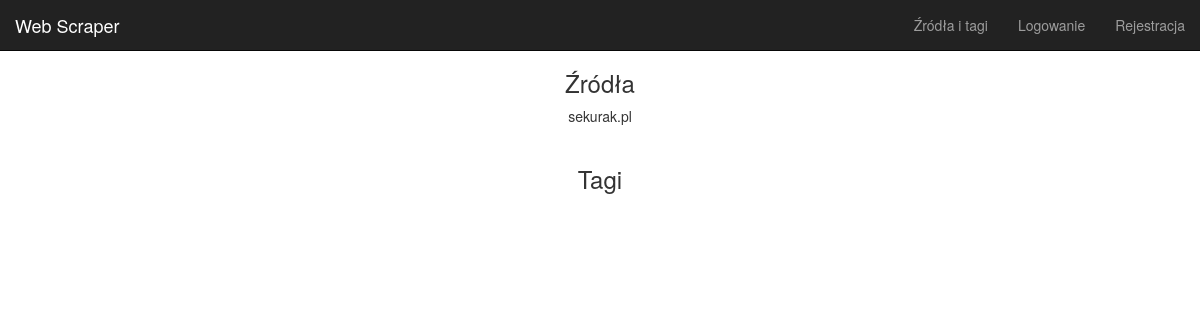
/list/, run on an earlier commit of the app's database.
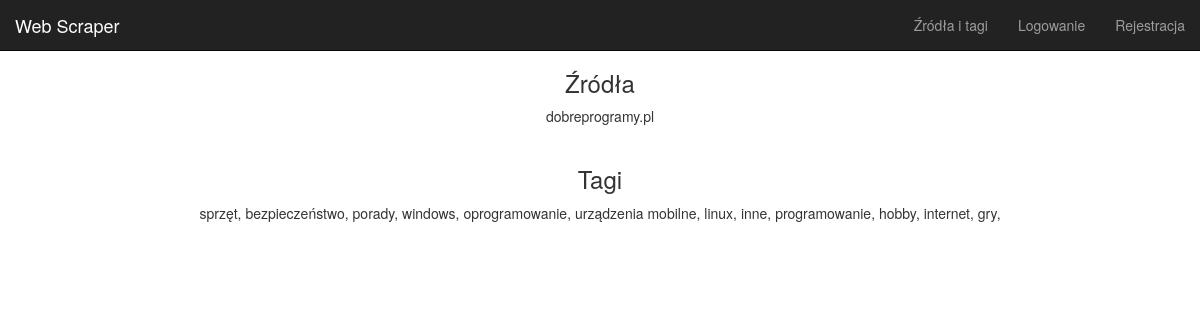
And on a later commit of the database.
### main_app/models.py (models this page shows)
class Sources(models.Model):
    name = models.CharField(max_length=50, unique=True)
    def __str__(self):
        return self.name
    class Meta:
        verbose_name_plural = "źródła"
        verbose_name = "źródło"

class Tags(models.Model):
    name = models.CharField(max_length=50, unique=True)
    def __str__(self):
        return self.name
    class Meta:
        verbose_name_plural = "tagi"
        verbose_name = "tag"

### main_app/views.py (the view)
# urls.py: url(r'^list/', views.sources_and_tags,name='sources_and_tags'),
def sources_and_tags(request):
    all_sources = Sources.objects.all()
    all_tags = Tags.objects.all()
    data = {
        "sources": all_sources,
        "tags": all_tags
    }
    return render(request, 'main_app/Sources_and_Tags.html', data)

### main_app/templates/main_app/Sources_and_Tags.html
{% extends 'main_app/base.html' %}
{% block sources_and_tags %}
    <h3>Źródła</h3>
    {% for source in sources %}
        {{ source }}<br/>
    {% endfor %}
    <br/>
    <h3>Tagi</h3>
    {% for tag in tags %}
        {{ tag }},
    {% endfor %}
{% endblock %}

### main_app/templates/main_app/base.html (shortened to what this page needs)
<!DOCTYPE html>
<html>
<head>
    {% load static %}
    <link rel="stylesheet" href="{% static 'base.css' %}" type="text/css">
    <link rel="stylesheet" href="https://maxcdn.bootstrapcdn.com/bootstrap/3.3.7/css/bootstrap.min.css">
</head>
<body>
    {% if not user.is_authenticated %}
        <nav class="navbar navbar-inverse navbar-fixed-top">
            <div class="container-fluid">
                <div class="navbar-header">
                    <a class="navbar-brand" href="{% url 'main_app:start_page' %}">Web Scraper</a>
                </div>
                <div id="navbar" class="navbar-collapse collapse">
                        <ul class="nav navbar-nav navbar-right">
                            <li><a href="{% url 'main_app:sources_and_tags' %}">Źródła i tagi</a></li>
                            <li data-toggle="modal" data-target="#login"><a href="#">Logowanie</a></li>
                            <li data-toggle="modal" data-target="#register"><a href="#">Rejestracja</a></li>
                        </ul>
                </div>
            </div>
        </nav>
    {% endif %}
{% block sources_and_tags %}
{% endblock %}
</body>
</html>

### main_app/static/base.css (style rules this page uses)
body { background-color:#071525; font-family: "Roboto", sans-serif; -webkit-font-smoothing: antialiased; -moz-osx-font-smoothing: grayscale; }
body, html { margin-top: 50px; height: 100%; width: 100%; padding: 0; text-align: center; }
a:link { color: white; }

What changed in the data, as far as the page shows it:
removed Sources: name "sekurak.pl"
added Sources: name "dobreprogramy.pl"
added Tags: name "sprzęt"
added Tags: name "bezpieczeństwo"
added Tags: name "porady"
added Tags: name "windows"
added Tags: name "oprogramowanie"
added Tags: name "urządzenia mobilne"
added Tags: name "linux"
added Tags: name "inne"
added Tags: name "programowanie"
added Tags: name "hobby"
added Tags: name "internet"
added Tags: name "gry"
